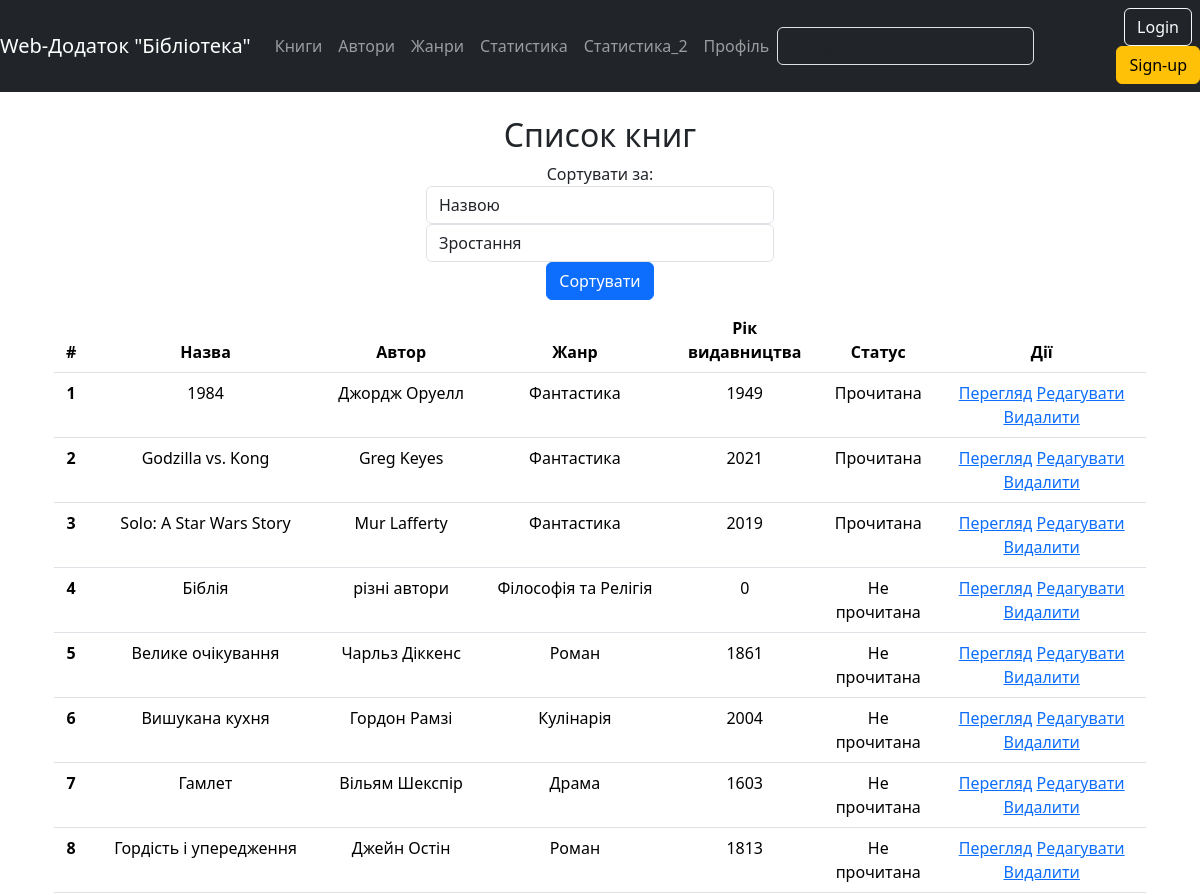
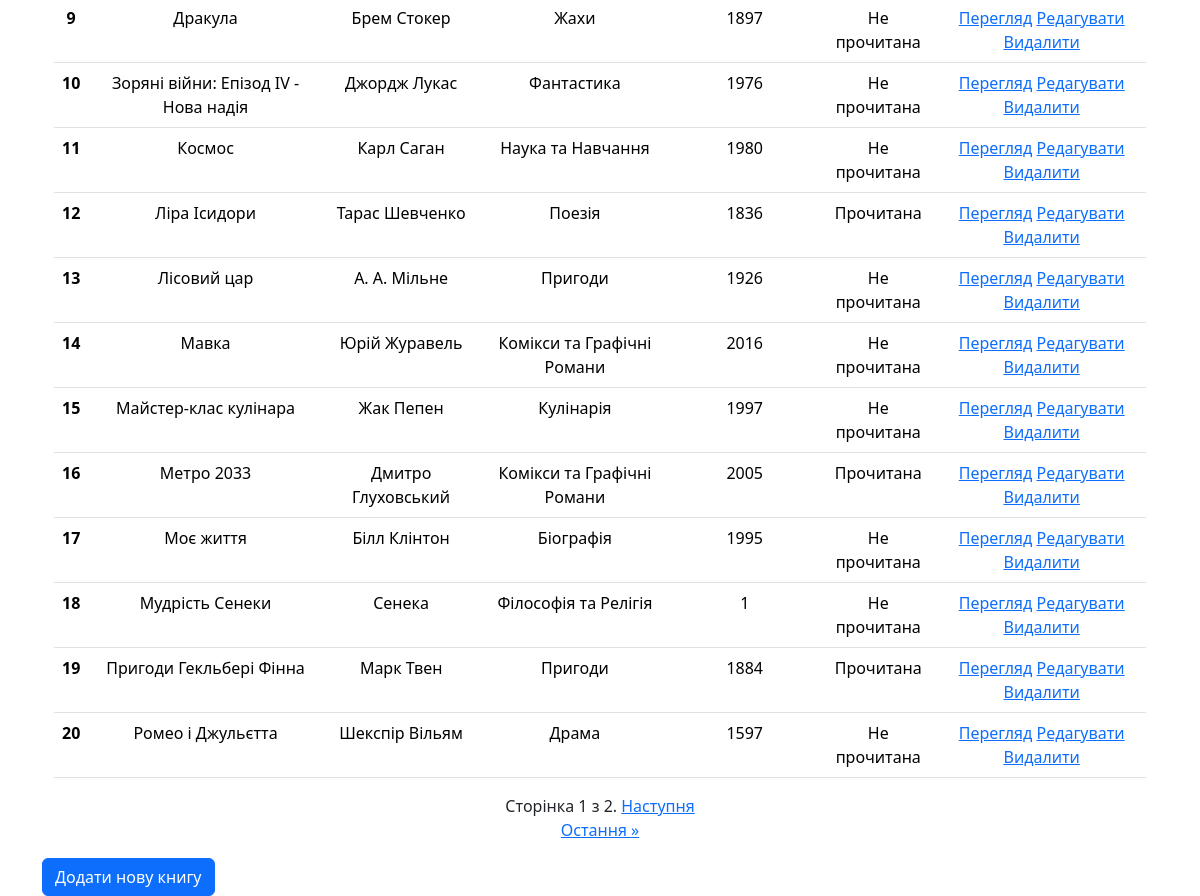
The page / on the database its author committed (2 pictures, top to bottom).
### library_app/models.py (models this page shows, shortened)
class Book(models.Model):
    class Meta:
        verbose_name = 'Книга'
        verbose_name_plural = 'Книги'
        ordering = ["title"]
    title = models.CharField(max_length=100, verbose_name = 'Заголовок')
    author = models.ForeignKey(Author, on_delete=models.CASCADE, verbose_name = 'Автор')
    genre = models.ForeignKey(Genre, on_delete=models.CASCADE, verbose_name = 'Жанр')
    release_year = models.PositiveIntegerField(verbose_name = 'Рік видання')
    is_read = models.BooleanField(default=False, verbose_name = 'Чек')
    img = models.ImageField(upload_to='book_images/', blank=True, null=True, default="noname.png", verbose_name = 'Картинка')

class Author(models.Model):
    class Meta:
        verbose_name = 'Автор'
        verbose_name_plural = 'Автори'
        ordering = ["name"]
    name = models.CharField(max_length=50, unique=True)
    def __str__(self):
        return self.name

class Genre(models.Model):
    class Meta:
        verbose_name = 'Жанр'
        verbose_name_plural = 'Жанри'
        ordering = ["name"]
    name = models.CharField(max_length=50, verbose_name = 'Заголовок')
    def __str__(self):
        return self.name

### library_app/views.py (the view)
# urls.py: path('', views.book_list, name='book_list'),
def book_list(request):
    sort_by = request.GET.get('sort', 'title')
    order = request.GET.get('order', 'asc')
    if order == 'asc':
        books = Book.objects.order_by(sort_by)
    else:
        books = Book.objects.order_by(f'-{sort_by}')
    paginator = Paginator(books, 20)  # Показывать 20 книг на каждой странице
    page = request.GET.get('page')
    try:
        books = paginator.page(page)
    except PageNotAnInteger:
        books = paginator.page(1)
    except EmptyPage:
        books = paginator.page(paginator.num_pages)
    context = {'books': books}
    return render(request, 'library_app/book_list.html', context)

### library_app/templates/library_app/book_list.html (shortened to what this page needs)
{% extends 'base.html' %}
{% load static %}
{% block content %}
<div class="container text-center">
  <div class="row">
    <div class="col">
 </div>
    <div class="col-4">
      <h2>Список книг</h2>
    </div>
    <div class="col">
    </div>
  </div>
  <div class="row">
    <div class="col">
          </div>
    <div class="col-4">
      <form method="get" class="form-inline mb-2">
        <label class="mr-2">Сортувати за:</label>
        <select name="sort" class="form-control mr-2">
          <option value="title">Назвою</option>
        </select>
        <select name="order" class="form-control mr-2">
          <option value="asc">Зростання</option>
        </select>
        <button type="submit" class="btn btn-primary">Сортувати</button>
      </form>
    </div>
    <div class="col">
    </div>
  </div>
  <div class="row">
    <div class="col-12">
      <table class="table table-hover">
        <thead>
          <tr>
            <th scope="col">#</th>
            <th scope="col">Назва</th>
            <th scope="col">Автор</th>
            <th scope="col">Жанр</th>
            <th scope="col">Рік видавництва</th>
            <th scope="col">Статус</th>
            <th scope="col">Дії</th>
          </tr>
        </thead>
        <tbody>
          {% for book in books|slice:":20" %}
            <tr>
              <th scope="row">{{ forloop.counter }}</th>
              <td>{{ book.title }}</td>
              <td>{{ book.author }}</td>
              <td>{{ book.genre }}</td>
              <td>{{ book.release_year }}</td>
              <td>{% if book.is_read %}Прочитана{% else %}Не прочитана{% endif %}</td>
              <td>
                <a href="{% url 'library_app:view_book' book.id %}">Перегляд</a>
                <a href="{% url 'library_app:edit_book' book.id %}">Редагувати</a>
                <a href="{% url 'library_app:delete_book' book.id %}">Видалити</a>
              </td>
            </tr>
          {% endfor %}
        </tbody>
      </table>
    </div>
  </div>
  <div class="row">
    <div class="col">
    </div>
    <div class="col-3">
      <div class="pagination">
        <span class="step-links">
            <span class="current">
                Сторінка {{ books.number }} з {{ books.paginator.num_pages }}.
            </span>
            {% if books.has_next %}
                <a href="?page={{ books.next_page_number }}">Наступня</a>
                <a href="?page={{ books.paginator.num_pages }}">Остання &raquo;</a>
            {% endif %}
        </span>
      </div>
    </div>
    <div class="col">
    </div>
  </div>
</div>
  <a href="{% url 'library_app:add_book' %}" class="btn btn-primary">Додати нову книгу</a>
{% endblock %}

### rows shown on the page
Book: title "1984", author "Джордж Оруелл", genre "Фантастика", release_year "1949", is_read "Прочитана"
Book: title "Godzilla vs. Kong", author "Greg Keyes", genre "Фантастика", release_year "2021", is_read "Прочитана"
Book: title "Solo: A Star Wars Story", author "Mur Lafferty", genre "Фантастика", release_year "2019", is_read "Прочитана"
Book: title "Біблія", author "різні автори", genre "Філософія та Релігія", release_year "0", is_read "Не прочитана"
Book: title "Велике очікування", author "Чарльз Діккенс", genre "Роман", release_year "1861", is_read "Не прочитана"
Book: title "Вишукана кухня", author "Гордон Рамзі", genre "Кулінарія", release_year "2004", is_read "Не прочитана"
Book: title "Гамлет", author "Вільям Шекспір", genre "Драма", release_year "1603", is_read "Не прочитана"
Book: title "Гордість і упередження", author "Джейн Остін", genre "Роман", release_year "1813", is_read "Не прочитана"
Book: title "Дракула", author "Брем Стокер", genre "Жахи", release_year "1897", is_read "Не прочитана"
Book: title "Зоряні війни: Епізод IV - Нова надія", author "Джордж Лукас", genre "Фантастика", release_year "1976", is_read "Не прочитана"
Book: title "Космос", author "Карл Саган", genre "Наука та Навчання", release_year "1980", is_read "Не прочитана"
Book: title "Ліра Ісидори", author "Тарас Шевченко", genre "Поезія", release_year "1836", is_read "Прочитана"
Book: title "Лісовий цар", author "А. А. Мільне", genre "Пригоди", release_year "1926", is_read "Не прочитана"
Book: title "Мавка", author "Юрій Журавель", genre "Комікси та Графічні Романи", release_year "2016", is_read "Не прочитана"
Book: title "Майстер-клас кулінара", author "Жак Пепен", genre "Кулінарія", release_year "1997", is_read "Не прочитана"
Book: title "Метро 2033", author "Дмитро Глуховський", genre "Комікси та Графічні Романи", release_year "2005", is_read "Прочитана"
Book: title "Моє життя", author "Білл Клінтон", genre "Біографія", release_year "1995", is_read "Не прочитана"
Book: title "Мудрість Сенеки", author "Сенека", genre "Філософія та Релігія", release_year "1", is_read "Не прочитана"
Book: title "Пригоди Гекльбері Фінна", author "Марк Твен", genre "Пригоди", release_year "1884", is_read "Прочитана"
Book: title "Ромео і Джульєтта", author "Шекспір Вільям", genre "Драма", release_year "1597", is_read "Не прочитана"

### other values the page prints
{{ books.number }} "1"
{{ books.paginator.num_pages }} "2"
